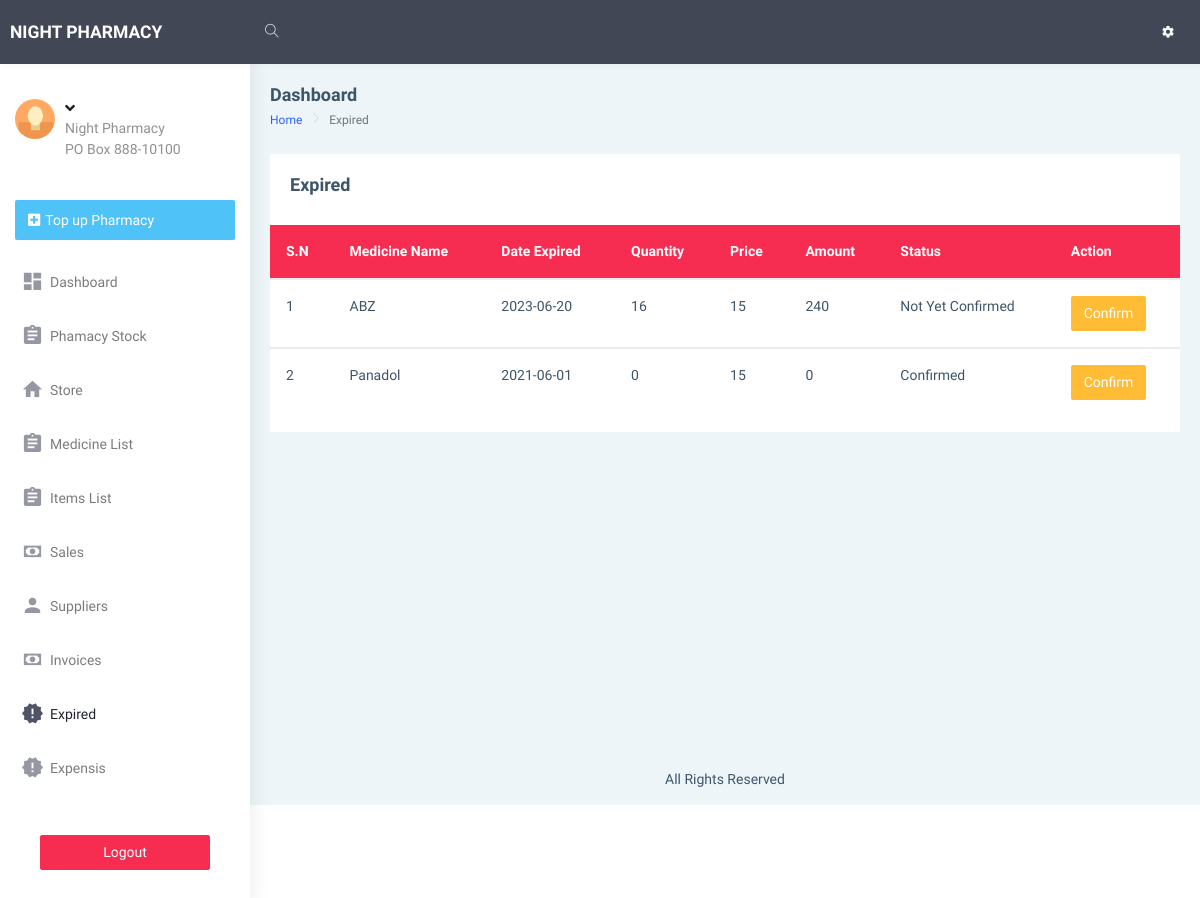
/dashboard/expired.php, run on an earlier commit of the app's database.
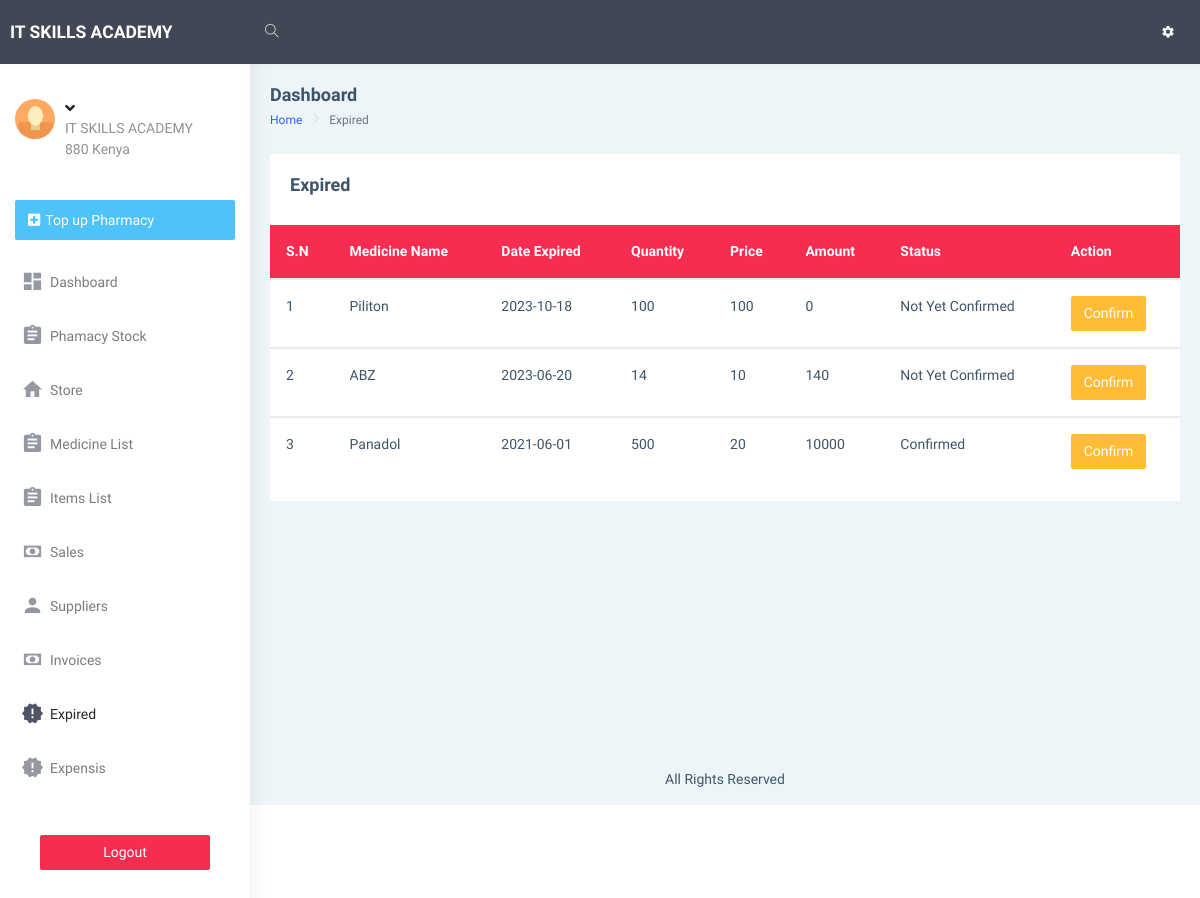
And on a later commit of the database.
### tables this page shows
CREATE TABLE `info` (
  `id` int(10) NOT NULL,
  `name` varchar(255) NOT NULL,
  `address` varchar(255) NOT NULL,
  `phone_no` varchar(255) NOT NULL,
  `email` varchar(255) NOT NULL,
  `opening_date` varchar(255) NOT NULL,
  `closing_balance` varchar(255) NOT NULL,
  `opening_balance` varchar(255) NOT NULL
);

CREATE TABLE `store` (
  `id` int(10) NOT NULL,
  `medicine_name` varchar(255) NOT NULL,
  `date_received` date NOT NULL,
  `Qty` varchar(255) NOT NULL DEFAULT '0',
  `expiry_date` date NOT NULL DEFAULT current_timestamp(),
  `amount` varchar(255) NOT NULL,
  `stock_out` varchar(255) NOT NULL DEFAULT '0',
  `price` varchar(255) NOT NULL DEFAULT '0',
  `capacity` varchar(255) NOT NULL,
  `type` varchar(255) NOT NULL,
  `dosage_sold` varchar(255) NOT NULL,
  `dosage` varchar(255) NOT NULL,
  `price_dosage` varchar(255) NOT NULL DEFAULT '0',
  `app` varchar(255) NOT NULL,
  `half_dosage_price` int(11) NOT NULL,
  `confirm` varchar(10) NOT NULL DEFAULT '0'
);

### dashboard/expired.php (the view, shortened to what this page needs)
<!DOCTYPE html>
<html dir="ltr" lang="en">
<?php
require "includes/head.php";
?>
<body>
    <div id="main-wrapper" data-layout="vertical" data-navbarbg="skin5" data-sidebartype="full"
        data-sidebar-position="absolute" data-header-position="absolute" data-boxed-layout="full">
        <?php require "includes/header.php"?>
       <?php require "includes/aside.php";?>
        <div class="page-wrapper">
            <div class="page-breadcrumb">
                <div class="row align-items-center">
                    <div class="col-5">
                        <h4 class="page-title">Dashboard</h4>
                        <div class="d-flex align-items-center">
                            <nav aria-label="breadcrumb">
                                <ol class="breadcrumb">
                                    <li class="breadcrumb-item"><a href="index.php">Home</a></li>
                                    <li class="breadcrumb-item active" aria-current="page">Expired</li>
                                </ol>
                            </nav>
                        </div>
                    </div>
                </div>
            </div>
            <div class="container-fluid">
                <div class="row">
                    <div class="col-12">
                        <div class="card ">
                            <div class="card-body">
                                <div class="d-md-flex align-items-center">
                                    <div>
                                        <h4 class="card-title"> Expired </h4>
                                    </div>
									</div>
                                <?php
														require "includes/conn.php";
                                                        $sql ="SELECT * FROM store";
                  $res = mysqli_query($conn,$sql);
                  if ($res == TRUE) {
                      $count = mysqli_num_rows($res);
                      if($count > 0){
                          while ($rows=mysqli_fetch_assoc($res)) {
                              $drug_expiry_date = date("Y-m-d", strtotime(date("Y-m-d")));
                         ?>
                                                   <?php
                          }
                      }
                  }
              ?>
                            </div>
                            <div class="table-responsive">
                                <table class="table v-middle">
                                    <thead>
                                    <tr class="bg-danger text-white">
                                            <th class="border-top-0">S.N</th>
                                            <th class="border-top-0">Medicine Name</th>
                                            <th class="border-top-0">Date Expired</th>
                                            <th class="border-top-0">Quantity</th>
											<th class="border-top-0">Price</th>
                                            <th class="border-top-0">Amount</th>
                                            <th class="border-top-0">Status</th>
											<th class="border-top-0">Action</th>
                                        </tr>
                                    </thead>
                                    		 <?php
																	  $sql ="SELECT * FROM store WHERE expiry_date < '$drug_expiry_date'";
								$res = mysqli_query($conn,$sql);
								if ($res == TRUE) {
									$count = mysqli_num_rows($res);
									$sn=1;
									if($count > 0){
										while ($rows=mysqli_fetch_assoc($res)) {
											$id=$rows['id'];
											$medicine_name=$rows['medicine_name'];
											$Qty=$rows['Qty'];
											$price=$rows['price'];
											$expiry_date= $rows['expiry_date'];
											$dosage_sold= $rows['dosage_sold'];
											$price_dosage= $rows['price_dosage'];
                                            $confirm= $rows['confirm'];
									   ?>
                                   <tbody>
										<td>
											<?php echo $sn++;?>
										</td>
										<td>
											<?php echo $medicine_name;?>
										</td>
										<td>
											<?php echo $expiry_date;?>
										</td>
										<td>
											<?php echo $Qty;?>
										</td>
										<td>
                                <?php
                                           if ($dosage_sold == "Yes") {
                                            echo "$price_dosage";
                                           }else {
                                               echo "$price";
                                           }
                                       ?>
										</td>
										<td>
                                        <?php
                                        if ($price_dosage == '') {
                                            $price_dosage = '0';
                                        }
                                        else {
                                            $price_dosage = $rows['dosage_sold'];
                                        }
                                          $dosage_sold_total = $Qty * $price_dosage;
                                          $total = $Qty * $price;
                                           if ($dosage_sold == "Yes") {
                                            echo "$dosage_sold_total";
                                           }else {
                                               echo "$total";
                                           }
                                       ?>
										</td>
                                        <td>
                                           <?php
                                           if ($confirm == '0') {
                                               echo "Not Yet Confirmed";
                                           }else {
                                            echo "Confirmed";
                                           }
                                           ?>
                                        </td>
                                        <td>
											<a href="delete_expired.php?id=<?php echo $id;?>" class="btn btn-warning"> Confirm</a>
										</td>
								   </tbody>
								    <?php
										}
									}
								}
							?>
                                </table>
                            </div>
                        </div>
                    </div>
                </div>
            </div>
            <footer class="footer text-center">
                All Rights Reserved
            </footer>
        </div>
    </div>
</body>
</html>

### dashboard/includes/head.php (shortened to what this page needs)
<head>
    <link href="assets/libs/chartist/dist/chartist.min.css" rel="stylesheet">
    <link href="dist/css/style.min.css" rel="stylesheet">
</head>

### dashboard/includes/header.php (shortened to what this page needs)
<header class="topbar" data-navbarbg="skin5">
            <nav class="navbar top-navbar navbar-expand-md navbar-dark">
                <div class="navbar-header" data-logobg="skin5">
                    <a class="navbar-brand" href="index.html">
                        <b class="logo-icon text-uppercase">
                        <?php
                                                        require "includes/conn.php";
                                                        $sql ="SELECT * FROM info";
                                                    $res = mysqli_query($conn,$sql);
                                                    if ($res == TRUE) {
                                                        $count = mysqli_num_rows($res);
                                                        if($count > 0){
                                                            while ($rows=mysqli_fetch_assoc($res)) {
                                                                $name=$rows['name'];
                                                                $address=$rows['address'];
                                                           ?>
                                             <?php echo $name;?>
                                                                <?php
                                                            }
                                                        }
                                                    }
                                                ?>
                        </b>
                    </a>
                </div>
                <div class="navbar-collapse collapse" id="navbarSupportedContent" data-navbarbg="skin5">
                    <ul class="navbar-nav float-left mr-auto">
                        <li class="nav-item search-box"> <a class="nav-link waves-effect waves-dark"
                                href="javascript:void(0)"><i class="ti-search"></i></a>
                        </li>
                    </ul>
                        <ul class="navbar-nav float-right">
                        <li class="nav-item dropdown">
                            <a class="nav-link dropdown-toggle text-muted waves-effect waves-dark pro-pic" href=""
                                data-toggle="dropdown" aria-haspopup="true" aria-expanded="false"><i class="mdi mdi-settings text-light font-weight-bold"></i></a>
                        </li>
                    </ul>
                </div>
            </nav>
        </header>

### dashboard/includes/aside.php (shortened to what this page needs)
<aside class="left-sidebar" data-sidebarbg="skin6">
           <div class="scroll-sidebar">
               <nav class="sidebar-nav">
                   <ul id="sidebarnav">
                       <li>
                           <div class="user-profile d-flex no-block dropdown m-t-20">
                               <div class="user-pic"><img src="assets/images/users/1.jpg" alt="users"
                                       class="rounded-circle" width="40" /></div>
                               <div class="user-content hide-menu m-l-10">
                                   <a href="javascript:void(0)" class="" id="Userdd" role="button"
                                       data-toggle="dropdown" aria-haspopup="true" aria-expanded="false">
                                       <h5 class="m-b-0 user-name font-medium"><?php if(isset($_SESSION['sessionUsername'])){
                                           }?> <i
                                               class="fa fa-angle-down"></i></h5>
                                       <span class="op-5 user-email"><?php echo $name;?> </span><br>
                                       <span class="op-5 user-email"><?php echo $address;?> </span>
                                   </a>
                               </div>
                           </div>
                       </li>
                       <li class="p-15 m-t-10"><a href="pharmacy_stock.php"
                               class="btn btn-block create-btn text-white no-block d-flex align-items-center"><i
                                   class="fa fa-plus-square"></i> <span class="hide-menu m-l-5">Top up Pharmacy<span> </a>
                       </li>
                       <li class="sidebar-item"> <a class="sidebar-link waves-effect waves-dark sidebar-link"
                               href="index.php" aria-expanded="false"><i class="mdi mdi-view-dashboard"></i><span
                                   class="hide-menu">Dashboard</span></a></li>
					<li class="sidebar-item"> <a class="sidebar-link waves-effect waves-dark sidebar-link"
                               href="pharmacy_stock.php" aria-expanded="false"><i
                                   class="mdi mdi-clipboard-text"></i><span class="hide-menu">Phamacy Stock</span></a></li>
								<li class="sidebar-item"> <a class="sidebar-link waves-effect waves-dark sidebar-link"
                               href="receiving.php" aria-expanded="false"><i
                                   class="mdi mdi-home"></i><span class="hide-menu">Store</span></a></li>
					<li class="sidebar-item"> <a class="sidebar-link waves-effect waves-dark sidebar-link"
                               href="medicine_list.php" aria-expanded="false"><i class="mdi mdi-clipboard-text"></i><span
                                   class="hide-menu">Medicine List</span></a></li>
								<li class="sidebar-item"> <a class="sidebar-link waves-effect waves-dark sidebar-link"
                               href="items_list.php" aria-expanded="false"><i class="mdi mdi-clipboard-text "></i><span
                                   class="hide-menu">Items List</span></a></li>
					<li class="sidebar-item"> <a class="sidebar-link waves-effect waves-red sidebar-link "
                               href="sales_report.php" aria-expanded="false"><i class="mdi mdi-cash"></i><span
                                   class="hide-menu">Sales</span></a></li>
					<li class="sidebar-item"> <a class="sidebar-link waves-effect waves-red sidebar-link "
                               href="suppliers.php" aria-expanded="false"><i class="mdi mdi-account"></i><span
                                   class="hide-menu">Suppliers</span></a></li>
					<li class="sidebar-item"> <a class="sidebar-link waves-effect waves-red sidebar-link "
                               href="invoice.php" aria-expanded="false"><i class="mdi mdi-cash"></i><span
                                   class="hide-menu">Invoices</span></a></li>
					<li class="sidebar-item"> <a class="sidebar-link waves-effect waves-red sidebar-link "
                               href="expired.php" aria-expanded="false"><i class="mdi mdi-alert-octagram"></i><span
                                   class="hide-menu">Expired</span></a></li>
					<li class="sidebar-item"> <a class="sidebar-link waves-effect waves-red sidebar-link "
                               href="expensis.php" aria-expanded="false"><i class="mdi mdi-alert-octagram"></i><span
                                   class="hide-menu">Expensis</span></a></li>
                                   <li class="text-center p-40 upgrade-btn">
                 <a href="includes/logout.php"
                     class="btn btn-block btn-danger text-white" >Logout</a>
             </li>
                   </ul>
               </nav>
           </div>
       </aside>

What changed in the data, as far as the page shows it:
changed info: name "NIGHT PHARMACY" → "IT SKILLS ACADEMY"; name "Night Pharmacy" → "IT SKILLS ACADEMY"; address "PO Box 888-10100" → "880 Kenya"
added store: medicine_name "Piliton", expiry_date "2023-10-18", Qty "100", price_dosage "100", dosage_sold_total "0", confirm "Not Yet Confirmed"
changed store "ABZ": Qty "16" → "14"; price "15" → "10"; total "240" → "140"
changed store "Panadol": Qty "0" → "500"; price "15" → "20"; total "0" → "10000"
